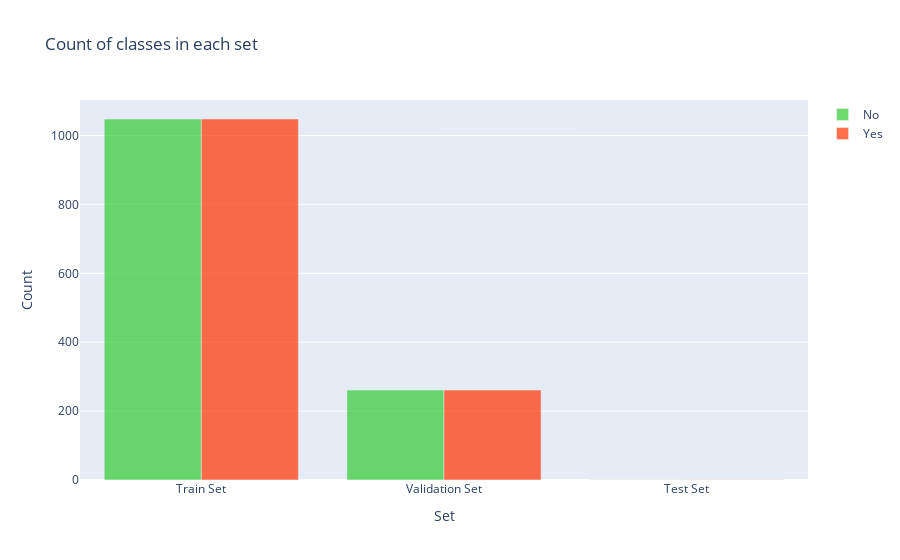

Source (notebook cell):
### Code cell
y = dict()
y[0] = []
y[1] = []
for set_name in (y_train, y_val, y_test):
    y[0].append(np.sum(set_name == 0))
    y[1].append(np.sum(set_name == 1))

trace0 = go.Bar(
    x=['Train Set', 'Validation Set', 'Test Set'],
    y=y[0],
    name='No',
    marker=dict(color='#33cc33'),
    opacity=0.7
)
trace1 = go.Bar(
    x=['Train Set', 'Validation Set', 'Test Set'],
    y=y[1],
    name='Yes',
    marker=dict(color='#ff3300'),
    opacity=0.7
)
data = [trace0, trace1]
layout = go.Layout(
    title='Count of classes in each set',
    xaxis={'title': 'Set'},
    yaxis={'title': 'Count'}
)
fig = go.Figure(data, layout)
iplot(fig)

### Figure 1 — Plotly figure (JSON) as saved in the notebook; plotly's stock layout.template omitted (floating-point values rounded to 4 significant figures)
{"data": [{"marker": {"color": "#33cc33"}, "name": "No", "opacity": 0.7, "x": ["Train Set", "Validation Set", "Test Set"], "y": [1048, 261, 1], "type": "bar"}, {"marker": {"color": "#ff3300"}, "name": "Yes", "opacity": 0.7, "x": ["Train Set", "Validation Set", "Test Set"], "y": [1048, 261, 1], "type": "bar"}], "layout": {"title": {"text": "Count of classes in each set"}, "xaxis": {"title": {"text": "Set"}, "type": "category", "range": [-0.5, 2.5], "autorange": true}, "yaxis": {"title": {"text": "Count"}, "type": "linear", "range": [0, 1103.0], "autorange": true}, "autosize": true}}
